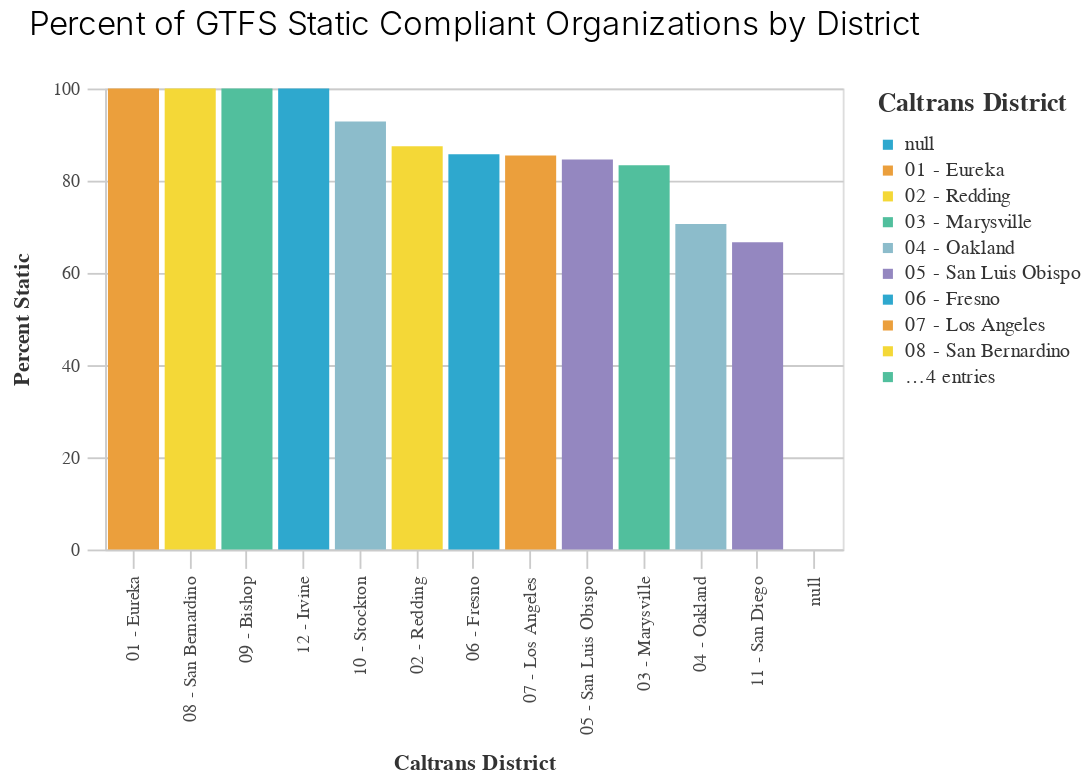

This figure's notebook cell:
### Code cell
(_dla_utils.bar_chart_nosubset(pct_gtfs,
                               'caltrans_district',
                               'percent_static',
                               'caltrans_district',
                               chart_title='Percent of GTFS Static Compliant Organizations by District'))

### Figure 1 — Vega-Lite specification as saved in the notebook (floating-point values rounded to 4 significant figures)
{"config": {"view": {"continuousWidth": 400, "continuousHeight": 300}, "axis": {"domainColor": "#cbcbcb", "grid": true, "gridColor": "#cbcbcb", "gridWidth": 1, "labelColor": "#474747", "labelFont": "Nunito Sans", "labelFontSize": 10, "labelPadding": 4, "tickColor": "#cbcbcb", "tickSize": 10, "titleColor": "#333", "titleFont": "Raleway", "titleFontSize": 12, "titlePadding": 10}, "axisBand": {"grid": false}, "background": "white", "font": "Raleway", "header": {"labelFont": "Nunito Sans", "titleFont": "Raleway"}, "legend": {"labelColor": "#333", "labelFont": "Nunito Sans", "labelFontSize": 11, "labelLimit": 0, "padding": 1, "symbolSize": 30, "symbolType": "square", "titleColor": "#333", "titleFont": "Raleway", "titleFontSize": 14, "titlePadding": 10}, "title": {"anchor": "middle", "font": "Raleway", "fontSize": 18, "fontWeight": 300, "offset": 20}}, "data": {"name": "data-c473bcca8c024e48e70ec284964d40be"}, "mark": "bar", "encoding": {"color": {"field": "caltrans_district", "legend": {"symbolLimit": 10, "title": "Caltrans District"}, "scale": {"range": ["#2EA8CE", "#EB9F3C", "#F4D837", "#51BF9D", "#8CBCCB", "#9487C0"]}, "type": "nominal"}, "x": {"field": "caltrans_district", "sort": "-y", "title": "Caltrans District", "type": "nominal"}, "y": {"field": "percent_static", "title": "Percent Static", "type": "quantitative"}}, "height": 250, "title": "Percent of GTFS Static Compliant Organizations by District", "width": 400, "$schema": "https://vega.github.io/schema/vega-lite/v4.17.0.json", "datasets": {"data-c473bcca8c024e48e70ec284964d40be": [{"caltrans_district": null, "org_count": 1, "gtfs_static_count": 0, "gtfs_rt_count": 0, "percent_static": 0.0, "percent_rt": 0.0}, {"caltrans_district": "01 - Eureka", "org_count": 7, "gtfs_static_count": 7, "gtfs_rt_count": 5, "percent_static": 100.0, "percent_rt": 71.43}, {"caltrans_district": "02 - Redding", "org_count": 8, "gtfs_static_count": 7, "gtfs_rt_count": 2, "percent_static": 87.5, "percent_rt": 25.0}, {"caltrans_district": "03 - Marysville", "org_count": 18, "gtfs_static_count": 15, "gtfs_rt_count": 5, "percent_static": 83.33, "percent_rt": 27.78}, {"caltrans_district": "04 - Oakland", "org_count": 34, "gtfs_static_count": 24, "gtfs_rt_count": 14, "percent_static": 70.59, "percent_rt": 41.18}, {"caltrans_district": "05 - San Luis Obispo", "org_count": 13, "gtfs_static_count": 11, "gtfs_rt_count": 3, "percent_static": 84.62, "percent_rt": 23.08}, {"caltrans_district": "06 - Fresno", "org_count": 14, "gtfs_static_count": 12, "gtfs_rt_count": 4, "percent_static": 85.71, "percent_rt": 28.57}, {"caltrans_district": "07 - Los Angeles", "org_count": 55, "gtfs_static_count": 47, "gtfs_rt_count": 19, "percent_static": 85.45, "percent_rt": 34.55}, {"caltrans_district": "08 - San Bernardino", "org_count": 11, "gtfs_static_count": 11, "gtfs_rt_count": 5, "percent_static": 100.0, "percent_rt": 45.45}, {"caltrans_district": "09 - Bishop", "org_count": 2, "gtfs_static_count": 2, "gtfs_rt_count": 2, "percent_static": 100.0, "percent_rt": 100.0}, {"caltrans_district": "10 - Stockton", "org_count": 14, "gtfs_static_count": 13, "gtfs_rt_count": 4, "percent_static": 92.86, "percent_rt": 28.57}, {"caltrans_district": "11 - San Diego", "org_count": 6, "gtfs_static_count": 4, "gtfs_rt_count": 1, "percent_static": 66.67, "percent_rt": 16.67}, {"caltrans_district": "12 - Irvine", "org_count": 6, "gtfs_static_count": 6, "gtfs_rt_count": 2, "percent_static": 100.0, "percent_rt": 33.33}]}}
